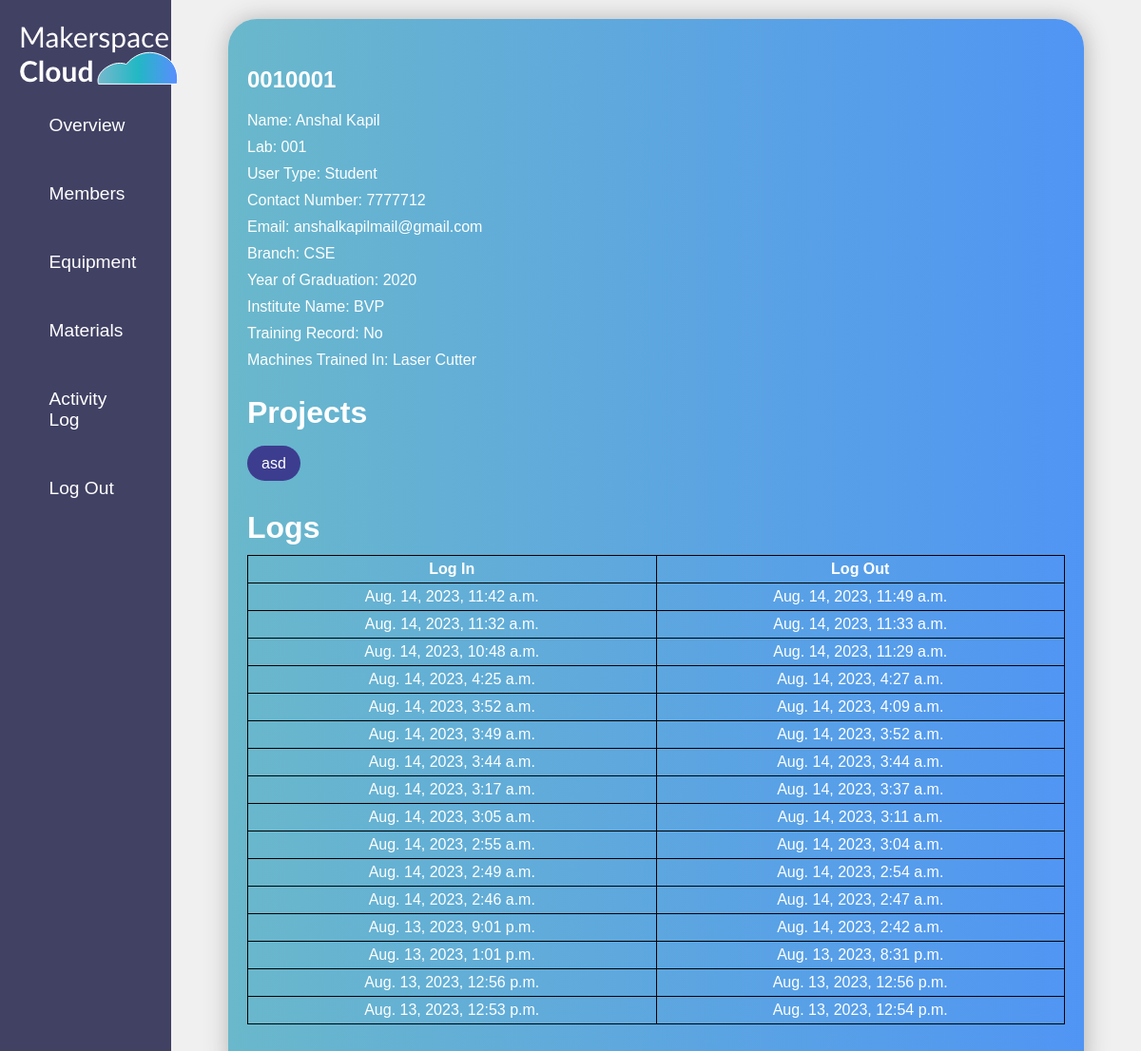
/a_member_detail/38/ (signed in), run on the app's committed database.
### equ/models.py (models this page shows, shortened)
class Profile(models.Model):
    USER_TYPES = [
        ('Student', 'Student'),
        ('Professor', 'Professor'),
        ('Technician', 'Technician'),
        ('Other', 'Outsider'),
    ]
    MACHINE_CHOICES = [
        ('Yes', 'Yes'),
        ('No', 'No'),
    ]
    HOW_HEARD_CHOICES = [
        ('Peers', 'Peers'),
        ('Faculty', 'Faculty'),
        ('Technicians', 'Technicians'),
        ('Social Media', 'Social Media'),
        ('Campus Communication', 'Campus Communication'),
        ('Others', 'Others'),
    ]
    user = models.OneToOneField(User, on_delete=models.CASCADE)
    lab = models.ForeignKey(Lab, on_delete=models.CASCADE, null=True)
    user_type = models.CharField(max_length=20, choices=USER_TYPES)
    first_name = models.CharField(max_length=100)
    last_name = models.CharField(max_length=100)
    contact_number = models.CharField(max_length=20)
    email = models.EmailField()
    branch = models.CharField(max_length=100)
    year_of_graduation = models.PositiveIntegerField(blank=True, null=True)
    institute_name = models.CharField(max_length=100)
    training_record = models.CharField(max_length=3, choices=MACHINE_CHOICES)
    machines_trained_in = models.CharField(max_length=200, blank=True)
    how_heard_about = models.CharField(max_length=50, choices=HOW_HEARD_CHOICES, blank=True, null=True)

class Lab(models.Model):
    name = models.CharField(max_length=100)
    lab_admin = models.ForeignKey(
        User,
        limit_choices_to={'groups__name': 'admin'},
        null=True,  # Set the default value to None
        on_delete=models.CASCADE,
        related_name='lab_admin_of'
    )
    def __str__(self):
        return self.name

class Confirmed_Project(models.Model):
    name = models.CharField(max_length=100)
    description = models.TextField(max_length=400)
    lab = models.ForeignKey('Lab', on_delete=models.CASCADE, related_name='confirmed_projects')
    user = models.ForeignKey(User, on_delete=models.CASCADE)
    start_date = models.DateField(default=timezone.now)
    end_date = models.DateField(default=timezone.now)

class UserActivityLog(models.Model):
    user = models.ForeignKey(User, on_delete=models.CASCADE)
    login_time = models.DateTimeField()
    logout_time = models.DateTimeField(null=True, blank=True)

### equ/views.py (the view)
# urls.py: path('a_member_detail/<int:pk>/', views.a_member_detail, name='a_member_detail'),
@login_required
@admin_required
def a_member_detail(request,pk):
    user = get_object_or_404(User,pk=pk)
    projects = Confirmed_Project.objects.filter(user=user)
    profile = Profile.objects.get(user=user)
    logs = UserActivityLog.objects.filter(user=user).order_by('-login_time')[:30]
    context = {'user': user, 'projects':projects, 'profile':profile,'logs':logs}
    return render(request, 'equ/a_member_detail.html',context)

### equ/views.py (called while the page is built)
def admin_required(function):
    decorator = user_passes_test(lambda user: user.groups.filter(name='admin').exists())
    return decorator(function)

### equ/templates/equ/a_member_detail.html
{% extends "equ/a_base.html" %}
{% block content %}
<div class="my_projects">
    <div class="mp1">
<h2>{{user.username}}</h2>
<p>Name: {{ profile.first_name }} {{ profile.last_name }}</p>
        <p>Lab: {{ profile.lab }}</p>
        <p>User Type: {{ profile.user_type }}</p>
        <p>Contact Number: {{ profile.contact_number }}</p>
        <p>Email: {{ profile.email }}</p>
        <p>Branch: {{ profile.branch }}</p>
        <p>Year of Graduation: {{ profile.year_of_graduation }}</p>
        <p>Institute Name: {{ profile.institute_name }}</p>
        <p>Training Record: {{ profile.training_record }}</p>
        <p>Machines Trained In: {{ profile.machines_trained_in }}</p>
<br>
<h1>Projects</h1>
{% for project in projects %}
<br>
<h2><a href="{% url 'a_confirmed_project_detail' project.pk %}">{{ project.name }}</a></h2>
{% empty %}
    <li>No projects found.</li>
{% endfor %}
<br>
<h1>Logs</h1>
<table class="logs">
    <tr>
        <th>Log In</th>
        <th>Log Out</th>
    </tr>
{%for log in logs%}
<tr>
    <td>{{log.login_time}}</td>
    <td>{{log.logout_time}}</td>
</tr>
{%endfor%}
</table>
{% endblock content %}

### static/css/style.css (style rules this page uses)
:root { --primary:rgb(65 65 100); --secondary:rgb(97, 97, 131); }
* { box-sizing: border-box; margin: 0; padding: 0; font-family: Arial, Helvetica, sans-serif; }
.content table { width: 100%; }
.content table, .content tr, .content th, .content td { border: 1px solid black; border-collapse: collapse; }
.content th, .content td { padding: 10px; text-align: center; }
.my_projects { display: flex; flex-direction: column; width: 100%; height: 100%; }
.my_projects a { padding: 10px 15px; text-decoration: none; border: none; background:#3d3d90; color: white; border-radius: 40px; width: max-content; font-size: 1rem; font-weight: normal; }
.mp1 h2 { margin-bottom: 20px; }
.my_projects { margin-top: 30px; }
.mp1 p { margin: 10px 0; }
.logs { width: 100%; margin: 10px 0; }
.logs, .logs tr, .logs td, .logs th { border: 1px solid black; border-collapse: collapse; }
.logs th, .logs td { padding: 5px; }

### data on the page
Profile: first_name "Anshal", last_name "Kapil", lab "001", user_type "Student", contact_number "7777712", email "anshalkapilmail@gmail.com", branch "CSE", year_of_graduation "2020", institute_name "BVP", training_record "No", machines_trained_in "Laser Cutter"
Confirmed_Project: name "asd"
UserActivityLog: login_time "Aug. 14, 2023, 11:42 a.m.", logout_time "Aug. 14, 2023, 11:49 a.m."
UserActivityLog: login_time "Aug. 14, 2023, 11:32 a.m.", logout_time "Aug. 14, 2023, 11:33 a.m."
UserActivityLog: login_time "Aug. 14, 2023, 10:48 a.m.", logout_time "Aug. 14, 2023, 11:29 a.m."
UserActivityLog: login_time "Aug. 14, 2023, 4:25 a.m.", logout_time "Aug. 14, 2023, 4:27 a.m."
UserActivityLog: login_time "Aug. 14, 2023, 3:52 a.m.", logout_time "Aug. 14, 2023, 4:09 a.m."
UserActivityLog: login_time "Aug. 14, 2023, 3:49 a.m.", logout_time "Aug. 14, 2023, 3:52 a.m."
UserActivityLog: login_time "Aug. 14, 2023, 3:44 a.m.", logout_time "Aug. 14, 2023, 3:44 a.m."
UserActivityLog: login_time "Aug. 14, 2023, 3:17 a.m.", logout_time "Aug. 14, 2023, 3:37 a.m."
UserActivityLog: login_time "Aug. 14, 2023, 3:05 a.m.", logout_time "Aug. 14, 2023, 3:11 a.m."
UserActivityLog: login_time "Aug. 14, 2023, 2:55 a.m.", logout_time "Aug. 14, 2023, 3:04 a.m."
UserActivityLog: login_time "Aug. 14, 2023, 2:49 a.m.", logout_time "Aug. 14, 2023, 2:54 a.m."
UserActivityLog: login_time "Aug. 14, 2023, 2:46 a.m.", logout_time "Aug. 14, 2023, 2:47 a.m."
UserActivityLog: login_time "Aug. 13, 2023, 9:01 p.m.", logout_time "Aug. 14, 2023, 2:42 a.m."
UserActivityLog: login_time "Aug. 13, 2023, 1:01 p.m.", logout_time "Aug. 13, 2023, 8:31 p.m."
UserActivityLog: login_time "Aug. 13, 2023, 12:56 p.m.", logout_time "Aug. 13, 2023, 12:56 p.m."
UserActivityLog: login_time "Aug. 13, 2023, 12:53 p.m.", logout_time "Aug. 13, 2023, 12:54 p.m."

### other printed values
{{ user.username }} "0010001"
